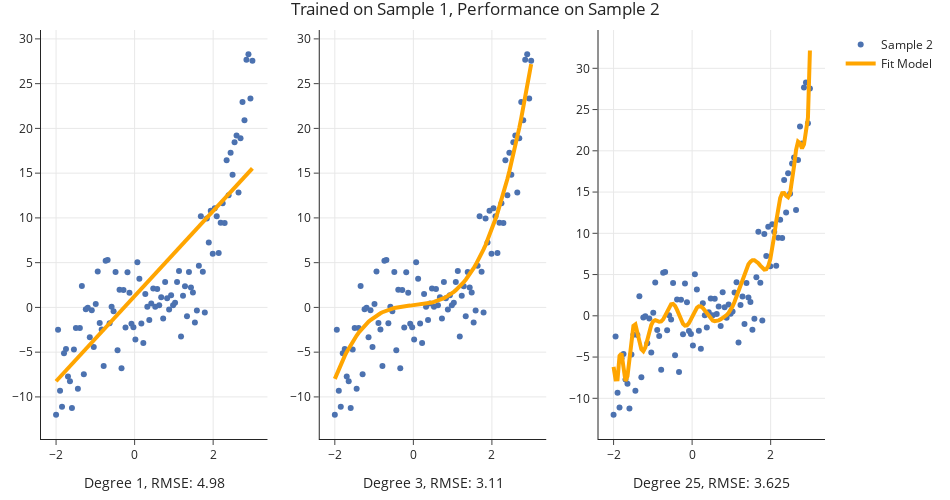

Source (notebook cell):
### Markdown cell above
How do the same fit polynomials look on Sample 2?

### Code cell
fig = util.train_and_plot(train_sample=sample_1, test_sample=sample_2, degs=[1, 3, 25], data_name='Sample 2')
fig.update_layout(title='Trained on Sample 1, Performance on Sample 2')
